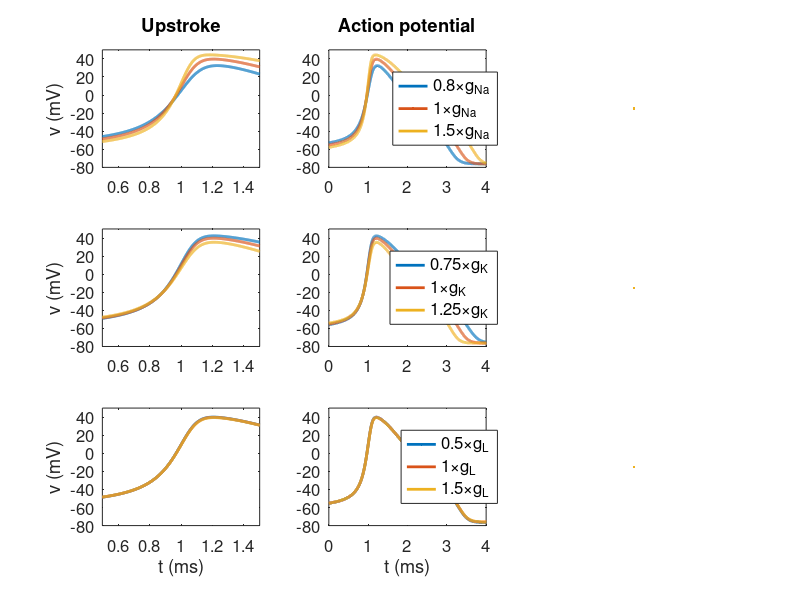

MATLAB code to generate this figure:
% Solve the equations of the Hodgkin-Huxley model using an expicit
% numerical scheme. Investigate how the solutions are affected by 
% adjusting g_Na, g_K, and g_L
clear all

% Set up figure
figure('Units','centimeters', 'Position', [10 10 20 15], ...
    'PaperPositionMode', 'auto', 'PaperUnits', 'centimeters', ...
    'PaperSize', [18, 15])

% Set up parameters
Cm = 1;          % uF/cm^2
v_Na = 50;       % mV
v_K = -77;       % mV
v_L = -54.4;     % mV
gamma1 = 0.1;     gamma2 = 40;    gamma3 = 10;     
gamma4 = 4;       gamma5 = 65;    gamma6 = 18;    
gamma7 = 0.07;    gamma8 = 65;    gamma9 = 20;     
gamma10 = 1;      gamma11 = 35;   gamma12 = 10;   
gamma13 = 0.01;   gamma14 = 55;   gamma15 = 10;    
gamma16 = 0.125;  gamma17 = 65;   gamma18 = 80;


% Define rate constants
alpha_m = @(v) (gamma1*(v+gamma2))./(1-exp(-(v+gamma2)/gamma3));
beta_m = @(v) gamma4*exp(-(v+gamma5)/gamma6);
alpha_h = @(v) gamma7*exp(-(v+gamma8)/gamma9);
beta_h = @(v) gamma10./(1+exp(-(v+gamma11)/gamma12));
alpha_r = @(v) (gamma13*(v+gamma14))./(1-exp(-(v+gamma14)/gamma15));
beta_r = @(v) gamma16*exp(-(v+gamma17)/gamma18);

% Set up discrerization
T = 10;           % Total simulation time (in ms)
dt = 0.001;       % Time step (in ms)
N = round(T/dt);  % Number of time steps

for j=1:3
    for i=1:3
        if j==1 
            % Adjust g_Na
            adjustment_factors = [0.8, 1, 1.5];
            parameter_name = 'g_{Na}';
            g_Na = 120*adjustment_factors(i); 
            g_K = 36;
            g_L = 0.3;
        elseif j==2
            % Adjust g_K
            adjustment_factors = [0.75, 1, 1.25];
            parameter_name = 'g_{K}';
            g_Na = 120;
            g_K = 36*adjustment_factors(i); 
            g_L = 0.3;
        else
            % Adjust g_L
            adjustment_factors = [0.5, 1, 1.5];
            parameter_name = 'g_{L}';
            g_Na = 120;
            g_K = 36; 
            g_L = 0.3*adjustment_factors(i);
        end

        % Update legends
        legends{i} = sprintf('%g\\times%s', adjustment_factors(i), ...
            parameter_name);

        % Define currents
        I_Na = @(v, m, h) g_Na.*m.^3.*h.*(v-v_Na);
        I_K = @(v, r) g_K.*r.^4.*(v-v_K);
        I_L = @(v) g_L.*(v-v_L);
        
        % Set up solution vectors
        v = zeros(N+1, 1);
        m = zeros(N+1, 1);
        h = zeros(N+1, 1);
        r = zeros(N+1, 1);
        t = (0:dt:T);
        
        % Define initial conditions
        v(1) = -60;
        m(1) = 0.1;
        h(1) = 0.6;
        r(1) = 0.3;

        % Explicit numerical scheme
        for n=1:N
            v(n+1) = v(n) - (dt/Cm)*(I_Na(v(n),m(n),h(n)) + I_K(v(n),r(n)) + I_L(v(n)));
            m(n+1) = m(n) + dt*(alpha_m(v(n))*(1-m(n)) - beta_m(v(n))*m(n));
            h(n+1) = h(n) + dt*(alpha_h(v(n))*(1-h(n)) - beta_h(v(n))*h(n));
            r(n+1) = r(n) + dt*(alpha_r(v(n))*(1-r(n)) - beta_r(v(n))*r(n));
        end

        % Adjust time for plotting
        [~, t_idx] = max((v(2:end)-v(1:end-1))/dt);
        t_idx = t_idx- round(1/dt);
        t = t - t(t_idx);
        t = t(t_idx:end);
        v = v(t_idx:end);

        % Plot the upstroke
        subplot(3,3,(j-1)*3+1)
        plot(t, v, 'linewidth', 2)
        hold on
        set(gca, 'fontsize', 12)
        ylabel('v (mV)')
        if j==1
            title('Upstroke')
        elseif j==3
            xlabel('t (ms)')
        end
        ylim([-80, 50])
        xlim([0.5, 1.5])

        % Plot the action potential
        subplot(3,3,(j-1)*3+2)
        plot(t, v, 'linewidth', 2)
        hold on
        set(gca, 'fontsize', 12)
        if j==1
            title('Action potential')
        elseif j==3
            xlabel('t (ms)')
        end
        ylim([-80, 50])
        xlim([0, 4])

        % Set up legends
        subplot(3,3,(j-1)*3+3)
        plot(1, 1, 'linewidth', 2)
        hold on
        set(gca, 'fontsize', 12)
        axis off
        if i==length(adjustment_factors)
            legend(legends, 'location', 'westoutside', 'fontsize', 12)
        end

    end
end


% Save figure
print('-dpdf', '../Figures/Ch8_Fig2.pdf')